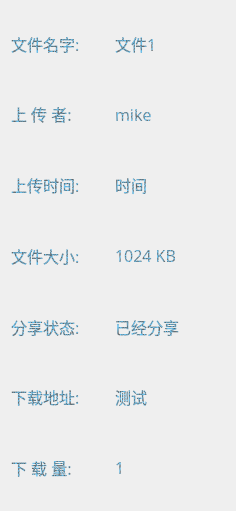
<?xml version="1.0" encoding="UTF-8"?>
<ui version="4.0">
 <class>Property</class>
 <widget class="QDialog" name="Property">
  <property name="geometry">
   <rect>
    <x>0</x>
    <y>0</y>
    <width>236</width>
    <height>511</height>
   </rect>
  </property>
  <property name="windowTitle">
   <string>文件属性</string>
  </property>
  <property name="styleSheet">
   <string notr="true">font: 9pt &quot;Microsoft YaHei UI&quot;;</string>
  </property>
  <layout class="QGridLayout" name="gridLayout">
   <item row="0" column="0">
    <widget class="QLabel" name="label_2">
     <property name="font">
      <font>
       <family>华文新魏</family>
       <pointsize>12</pointsize>
       <italic>false</italic>
       <bold>false</bold>
      </font>
     </property>
     <property name="styleSheet">
      <string notr="true">font: 12pt &quot;华文新魏&quot;;
color: qradialgradient(spread:repeat, cx:0.5, cy:0.5, radius:0.077, fx:0.5, fy:0.5, stop:0 rgba(0, 169, 255, 147), stop:0.497326 rgba(0, 0, 0, 147), stop:1 rgba(0, 169, 255, 147));</string>
     </property>
     <property name="text">
      <string>文件名字:</string>
     </property>
    </widget>
   </item>
   <item row="0" column="1">
    <widget class="QLabel" name="filename">
     <property name="font">
      <font>
       <family>华文新魏</family>
       <pointsize>12</pointsize>
       <italic>false</italic>
       <bold>false</bold>
      </font>
     </property>
     <property name="styleSheet">
      <string notr="true">font: 12pt &quot;华文新魏&quot;;
color: qradialgradient(spread:repeat, cx:0.5, cy:0.5, radius:0.077, fx:0.5, fy:0.5, stop:0 rgba(0, 169, 255, 147), stop:0.497326 rgba(0, 0, 0, 147), stop:1 rgba(0, 169, 255, 147));</string>
     </property>
     <property name="text">
      <string>文件1</string>
     </property>
    </widget>
   </item>
   <item row="1" column="0">
    <widget class="QLabel" name="label_4">
     <property name="font">
      <font>
       <family>华文新魏</family>
       <pointsize>12</pointsize>
       <italic>false</italic>
       <bold>false</bold>
      </font>
     </property>
     <property name="styleSheet">
      <string notr="true">font: 12pt &quot;华文新魏&quot;;
color: qradialgradient(spread:repeat, cx:0.5, cy:0.5, radius:0.077, fx:0.5, fy:0.5, stop:0 rgba(0, 169, 255, 147), stop:0.497326 rgba(0, 0, 0, 147), stop:1 rgba(0, 169, 255, 147));</string>
     </property>
     <property name="text">
      <string>上 传 者:</string>
     </property>
    </widget>
   </item>
   <item row="1" column="1">
    <widget class="QLabel" name="user">
     <property name="font">
      <font>
       <family>华文新魏</family>
       <pointsize>12</pointsize>
       <italic>false</italic>
       <bold>false</bold>
      </font>
     </property>
     <property name="styleSheet">
      <string notr="true">font: 12pt &quot;华文新魏&quot;;
color: qradialgradient(spread:repeat, cx:0.5, cy:0.5, radius:0.077, fx:0.5, fy:0.5, stop:0 rgba(0, 169, 255, 147), stop:0.497326 rgba(0, 0, 0, 147), stop:1 rgba(0, 169, 255, 147));</string>
     </property>
     <property name="text">
      <string>mike</string>
     </property>
    </widget>
   </item>
   <item row="2" column="0">
    <widget class="QLabel" name="label_6">
     <property name="font">
      <font>
       <family>华文新魏</family>
       <pointsize>12</pointsize>
       <italic>false</italic>
       <bold>false</bold>
      </font>
     </property>
     <property name="styleSheet">
      <string notr="true">font: 12pt &quot;华文新魏&quot;;
color: qradialgradient(spread:repeat, cx:0.5, cy:0.5, radius:0.077, fx:0.5, fy:0.5, stop:0 rgba(0, 169, 255, 147), stop:0.497326 rgba(0, 0, 0, 147), stop:1 rgba(0, 169, 255, 147));</string>
     </property>
     <property name="text">
      <string>上传时间:</string>
     </property>
    </widget>
   </item>
   <item row="2" column="1">
    <widget class="QLabel" name="time">
     <property name="font">
      <font>
       <family>华文新魏</family>
       <pointsize>12</pointsize>
       <italic>false</italic>
       <bold>false</bold>
      </font>
     </property>
     <property name="styleSheet">
      <string notr="true">font: 12pt &quot;华文新魏&quot;;
color: qradialgradient(spread:repeat, cx:0.5, cy:0.5, radius:0.077, fx:0.5, fy:0.5, stop:0 rgba(0, 169, 255, 147), stop:0.497326 rgba(0, 0, 0, 147), stop:1 rgba(0, 169, 255, 147));</string>
     </property>
     <property name="text">
      <string>时间</string>
     </property>
    </widget>
   </item>
   <item row="3" column="0">
    <widget class="QLabel" name="label_13">
     <property name="font">
      <font>
       <family>华文新魏</family>
       <pointsize>12</pointsize>
       <italic>false</italic>
       <bold>false</bold>
      </font>
     </property>
     <property name="styleSheet">
      <string notr="true">font: 12pt &quot;华文新魏&quot;;
color: qradialgradient(spread:repeat, cx:0.5, cy:0.5, radius:0.077, fx:0.5, fy:0.5, stop:0 rgba(0, 169, 255, 147), stop:0.497326 rgba(0, 0, 0, 147), stop:1 rgba(0, 169, 255, 147));</string>
     </property>
     <property name="text">
      <string>文件大小:</string>
     </property>
    </widget>
   </item>
   <item row="3" column="1">
    <widget class="QLabel" name="size">
     <property name="font">
      <font>
       <family>华文新魏</family>
       <pointsize>12</pointsize>
       <italic>false</italic>
       <bold>false</bold>
      </font>
     </property>
     <property name="styleSheet">
      <string notr="true">font: 12pt &quot;华文新魏&quot;;
color: qradialgradient(spread:repeat, cx:0.5, cy:0.5, radius:0.077, fx:0.5, fy:0.5, stop:0 rgba(0, 169, 255, 147), stop:0.497326 rgba(0, 0, 0, 147), stop:1 rgba(0, 169, 255, 147));</string>
     </property>
     <property name="text">
      <string>1024 KB</string>
     </property>
    </widget>
   </item>
   <item row="4" column="0">
    <widget class="QLabel" name="label_10">
     <property name="font">
      <font>
       <family>华文新魏</family>
       <pointsize>12</pointsize>
       <italic>false</italic>
       <bold>false</bold>
      </font>
     </property>
     <property name="styleSheet">
      <string notr="true">font: 12pt &quot;华文新魏&quot;;
color: qradialgradient(spread:repeat, cx:0.5, cy:0.5, radius:0.077, fx:0.5, fy:0.5, stop:0 rgba(0, 169, 255, 147), stop:0.497326 rgba(0, 0, 0, 147), stop:1 rgba(0, 169, 255, 147));</string>
     </property>
     <property name="text">
      <string>分享状态:</string>
     </property>
    </widget>
   </item>
   <item row="4" column="1">
    <widget class="QLabel" name="share">
     <property name="font">
      <font>
       <family>华文新魏</family>
       <pointsize>12</pointsize>
       <italic>false</italic>
       <bold>false</bold>
      </font>
     </property>
     <property name="styleSheet">
      <string notr="true">font: 12pt &quot;华文新魏&quot;;
color: qradialgradient(spread:repeat, cx:0.5, cy:0.5, radius:0.077, fx:0.5, fy:0.5, stop:0 rgba(0, 169, 255, 147), stop:0.497326 rgba(0, 0, 0, 147), stop:1 rgba(0, 169, 255, 147));</string>
     </property>
     <property name="text">
      <string>已经分享</string>
     </property>
    </widget>
   </item>
   <item row="5" column="0">
    <widget class="QLabel" name="label_12">
     <property name="font">
      <font>
       <family>华文新魏</family>
       <pointsize>12</pointsize>
       <italic>false</italic>
       <bold>false</bold>
      </font>
     </property>
     <property name="styleSheet">
      <string notr="true">font: 12pt &quot;华文新魏&quot;;
color: qradialgradient(spread:repeat, cx:0.5, cy:0.5, radius:0.077, fx:0.5, fy:0.5, stop:0 rgba(0, 169, 255, 147), stop:0.497326 rgba(0, 0, 0, 147), stop:1 rgba(0, 169, 255, 147));</string>
     </property>
     <property name="text">
      <string>下载地址:</string>
     </property>
    </widget>
   </item>
   <item row="5" column="1">
    <widget class="QLabel" name="url">
     <property name="minimumSize">
      <size>
       <width>110</width>
       <height>0</height>
      </size>
     </property>
     <property name="maximumSize">
      <size>
       <width>110</width>
       <height>16777215</height>
      </size>
     </property>
     <property name="font">
      <font>
       <family>华文新魏</family>
       <pointsize>12</pointsize>
       <italic>false</italic>
       <bold>false</bold>
      </font>
     </property>
     <property name="styleSheet">
      <string notr="true">font: 12pt &quot;华文新魏&quot;;
color: qradialgradient(spread:repeat, cx:0.5, cy:0.5, radius:0.077, fx:0.5, fy:0.5, stop:0 rgba(0, 169, 255, 147), stop:0.497326 rgba(0, 0, 0, 147), stop:1 rgba(0, 169, 255, 147));</string>
     </property>
     <property name="text">
      <string>测试</string>
     </property>
    </widget>
   </item>
   <item row="6" column="0">
    <widget class="QLabel" name="label_8">
     <property name="font">
      <font>
       <family>华文新魏</family>
       <pointsize>12</pointsize>
       <italic>false</italic>
       <bold>false</bold>
      </font>
     </property>
     <property name="styleSheet">
      <string notr="true">font: 12pt &quot;华文新魏&quot;;
color: qradialgradient(spread:repeat, cx:0.5, cy:0.5, radius:0.077, fx:0.5, fy:0.5, stop:0 rgba(0, 169, 255, 147), stop:0.497326 rgba(0, 0, 0, 147), stop:1 rgba(0, 169, 255, 147));</string>
     </property>
     <property name="text">
      <string>下 载 量:</string>
     </property>
    </widget>
   </item>
   <item row="6" column="1">
    <widget class="QLabel" name="pv">
     <property name="font">
      <font>
       <family>华文新魏</family>
       <pointsize>12</pointsize>
       <italic>false</italic>
       <bold>false</bold>
      </font>
     </property>
     <property name="styleSheet">
      <string notr="true">font: 12pt &quot;华文新魏&quot;;
color: qradialgradient(spread:repeat, cx:0.5, cy:0.5, radius:0.077, fx:0.5, fy:0.5, stop:0 rgba(0, 169, 255, 147), stop:0.497326 rgba(0, 0, 0, 147), stop:1 rgba(0, 169, 255, 147));</string>
     </property>
     <property name="text">
      <string>1</string>
     </property>
    </widget>
   </item>
  </layout>
 </widget>
 <resources/>
 <connections/>
</ui>
